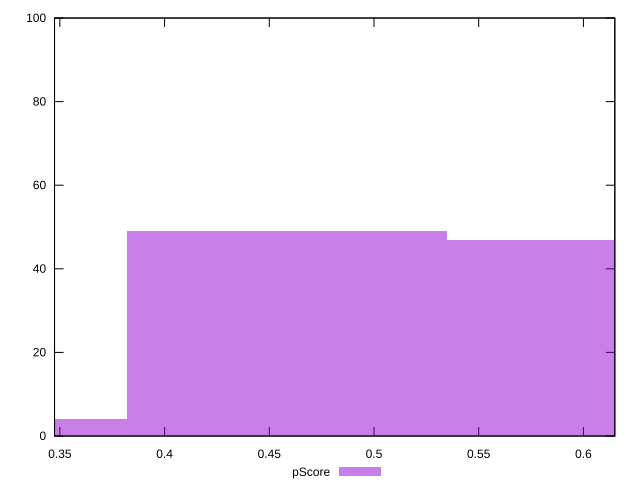

Generate this figure with gnuplot:
reset

$pScore <<EOF
0.45833456430535224 49
0.6111127524071364 47
0.3055563762035682 4
EOF

set key outside below
set boxwidth 0.1527781881017841
set xrange [0.347454229495588:0.6149973791333133]
set yrange [0:100]
set trange [0:100]
set style fill transparent solid 0.5 noborder
set terminal svg size 640, 490 enhanced background rgb 'white'
set output "report_00015_2021-02-09T16-11-33.973Z/interactive/samples/pages+cached+noadtech+nomedia/pScore/histogram.svg"

plot $pScore title "pScore" with boxes

reset
